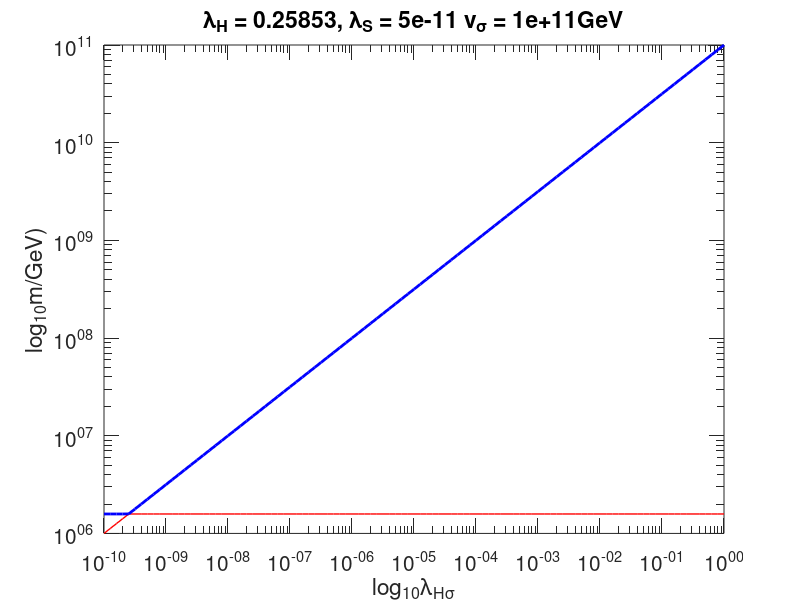

The MATLAB source for this figure:
% RGE-SMASH-project
% A small program to calculate the masses of SMASH scalars.
% (C) Timo K?rkk?inen
mh = 125.08;          % SM Higgs mass
v = 246;              % SM Higgs VEV
vs = 1e11;            % Scalar singlet VEV 2e9
lh = mh^2/(v^2);% SM Higgs self-coupling at MZ
ls = 5e-11;      % Scalar singlet self-coupling 5e-9
lhs = 0.39;     % Portal coupling
lhsRange = 10.^(-10:0.1:0);
m1 = zeros(length(lhsRange));
m2 = m1;
k=0;
for lhs = lhsRange
    k = k+1;
    M = [[5*lh*v^2+lhs*vs^2 4*lhs*vs];[4*lhs*vs 5*ls*vs^2+lhs*v^2]];
    m1(k) = min(eig(M)); m2(k) = max(eig(M));
end
loglog(lhsRange, sqrt(m1),'-r','LineWidth',1); hold on;
loglog(lhsRange, sqrt(m2),'-b','LineWidth',2);
xlabel('log_{10}\lambda_{H\sigma}','FontSize',20);
ylabel('log_{10}m/GeV)','FontSize',20);
title(['\lambda_H = ', num2str(lh,5), ', \lambda_S = ', num2str(ls,5),' v_\sigma = ', num2str(vs,5), 'GeV'],'FontSize',20);
set(gca,'XMinorTick','on','YMinorTick','on');
set(gca,'TickLength',[0.025 0.025]);
set(gca,'FontSize',15);
%legend('{\fontsize{15}m_H}','{\fontsize{15}m_\sigma}','Location','NorthWest');